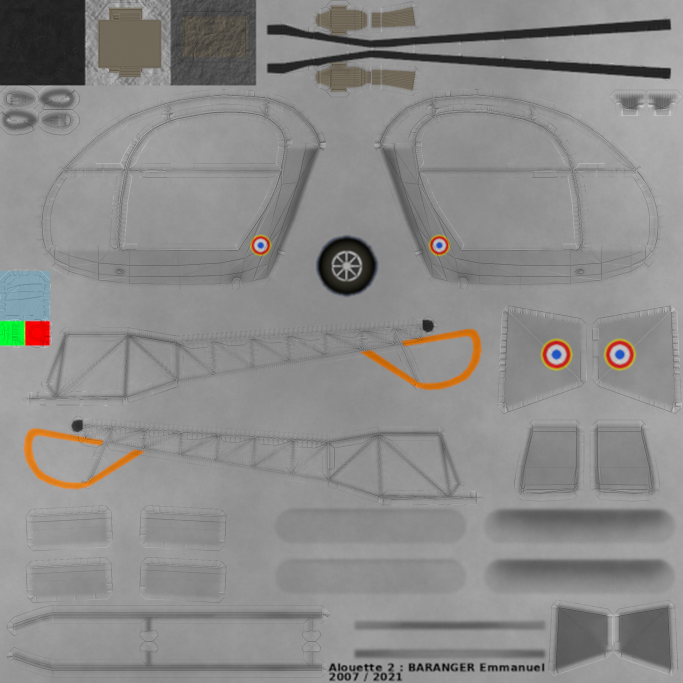
#> input picture assets/models/Alouette-II/Models/texture-fond.png, 2048 x 2048 px, found by its file name (shown at 1/3 size)
$ python make_gendarmerie.py
#> lines starting #> are read from the running program, lines starting #| are printed output that depends on the picture; after the words box and inside, x2 and y2 are one past the last pixel; in counts of white or black regions, pixels touching at a corner belong together
### tools/livree/retint.py
"""
retint.py
Repeint le fuselage de l'Alouette II (le "métal" gris et l'accent orange de la
poutre) dans une couleur cible, en conservant l'ombrage d'origine. Facteur
commun aux quatre livrées du fuselage (make_gendarmerie.py, make_blanche.py,
make_armeedeterre.py, make_protectioncivile.py), qui ne diffèrent que par leur
couleur cible et, pour la Protection civile, par un plafonnement du gain.

Auteur : O. Booklage
Licence : GPL v2
"""

import os

import numpy as np
from PIL import Image

FORCE_AO = 0.6  # 0 = aucune occlusion, 1 = creux poussés au noir

# Turbine : elle est peinte comme le reste, puis ramenée à cette luminance
# moyenne. Elle ressort donc presque noire, mais dans la nuance de sa livrée,
# bleutée sur la Gendarmerie, verdâtre sur l'armée de terre. Assombrir VERS une
# luminance et non PAR un facteur est ce qui rend les quatre livrées
# comparables : leurs couleurs de départ vont du bleu nuit au blanc cassé, un
# facteur unique donnerait une turbine noire d'un côté et grise de l'autre.
LUM_TURBINE = 0.10


def occlusion(out, chemin, force=FORCE_AO):
    """Multiplie l'image par la carte d'occlusion ambiante cuite (voir cuire_ao.py).

       La carte est cuite au double de la résolution de l'atlas : on la réduit
       ici, ce qui la suréchantillonne au passage. Les texels que le dépliage
       n'utilise pas ressortent noirs de la cuisson ; ils sont ramenés à 1 pour
       ne pas noircir des zones peintes voisines au filtrage.

       Zone épargnée : si un fichier "texture-ao-epargne.obj" se trouve à côté de
       la carte, sa zone UV n'est pas assombrie. Il sert aux tubes de la cabine
       (montants de porte, structure, barres) : ce sont des cylindres à peu de
       facettes, la cuisson y écrit un anneau par facette et l'occlusion en fait
       des bandes claires et sombres, très visibles en vue cockpit. Les tôles
       plates, elles, gagnent à garder leur occlusion."""
    hauteur, largeur = out.shape[:2]
    carte = Image.open(chemin).convert("L").resize((largeur, hauteur), Image.LANCZOS)
    ao = np.asarray(carte).astype(np.float32) / 255.0
    ao = np.where(ao < 0.05, 1.0, ao)
    epargne = os.path.join(os.path.dirname(chemin) or ".", "texture-ao-epargne.obj")
    if os.path.exists(epargne):
        from make_fond import masque_uv
        zone = masque_uv(epargne, (largeur, hauteur)).astype(np.float32)
        ao = ao + (1.0 - ao) * zone
        print(f"   occlusion épargnée sur {(zone > 0.5).mean() * 100:.1f}% de l'atlas")
    return out * (1.0 - force * (1.0 - ao))[..., None]


def retint(src, dst, target_hex, gain_clip=None):
    """Repeint src vers dst dans la couleur target_hex (tuple RGB 0..255).

       Masque des pixels à repeindre : le métal gris (faiblement saturé) et
       l'accent orange de la poutre, distingué du rouge de la cocarde (l'orange
       a un vert nettement supérieur au bleu, alors que le rouge de la cocarde a
       un vert proche du bleu). Le gain (luminance / luminance moyenne du
       masque) module la couleur cible pixel à pixel : la teinte moyenne des
       pixels repeints tombe exactement sur la cible, les creux deviennent plus
       sombres et les hautes lumières plus claires, sans changer de nuance.
       gain_clip, s'il est donné, borne ce gain (min, max) : sans borne haute,
       les reflets brillants du métal peuvent saturer un canal avant les
       autres et délaver la teinte (cas de la Protection civile, en rouge)."""
#> called with target_hex = (55, 79, 107)
    img = np.asarray(Image.open(src).convert("RGB")).astype(np.float32) / 255.0
    r, g, b = img[..., 0], img[..., 1], img[..., 2]

    mx = np.maximum(np.maximum(r, g), b)
    mn = np.minimum(np.minimum(r, g), b)
    sat = np.where(mx > 1e-4, (mx - mn) / np.maximum(mx, 1e-4), 0.0)
    lum = 0.299 * r + 0.587 * g + 0.114 * b

    neutral = sat < 0.18
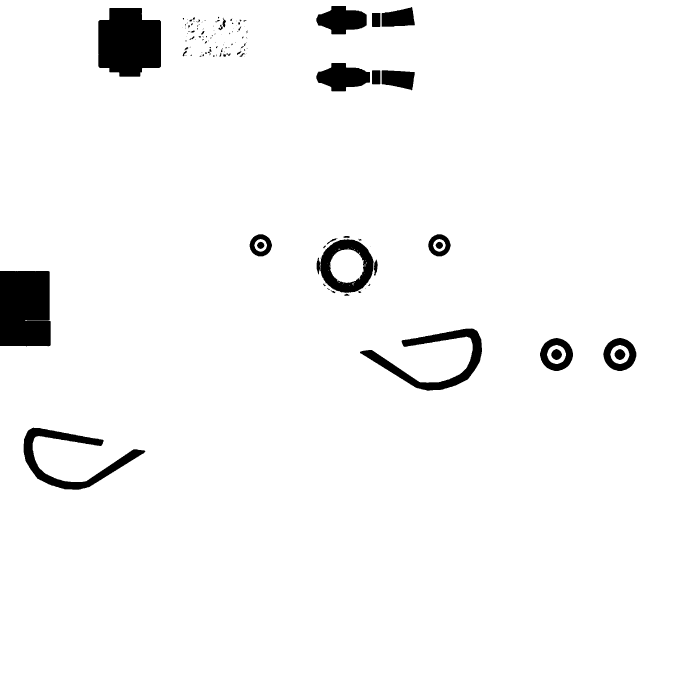
#> neutral: shape (2048, 2048) bool (shown at 1/3 size); 96.2% white; 161 black regions (100 under 20 px), largest, box (x1, y1, x2, y2) and area: (0, 813, 152, 1039) 33663, (295, 24, 483, 230) 32646, (1080, 985, 1446, 1172) 16469
    orange = (sat >= 0.18) & (r > g) & (g - b > 0.12) & (r - b > 0.25)
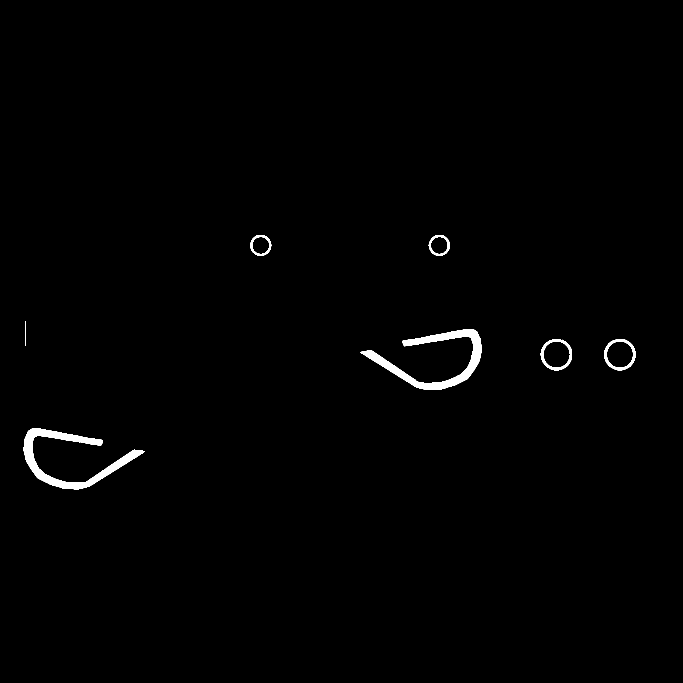
#> orange: shape (2048, 2048) bool (shown at 1/3 size); 0.84% white; 7 white regions, largest, box (x1, y1, x2, y2) and area: (1082, 987, 1445, 1170) 14593, (71, 1285, 433, 1468) 14409, (1813, 1017, 1908, 1112) 2079
    neutral = neutral | orange
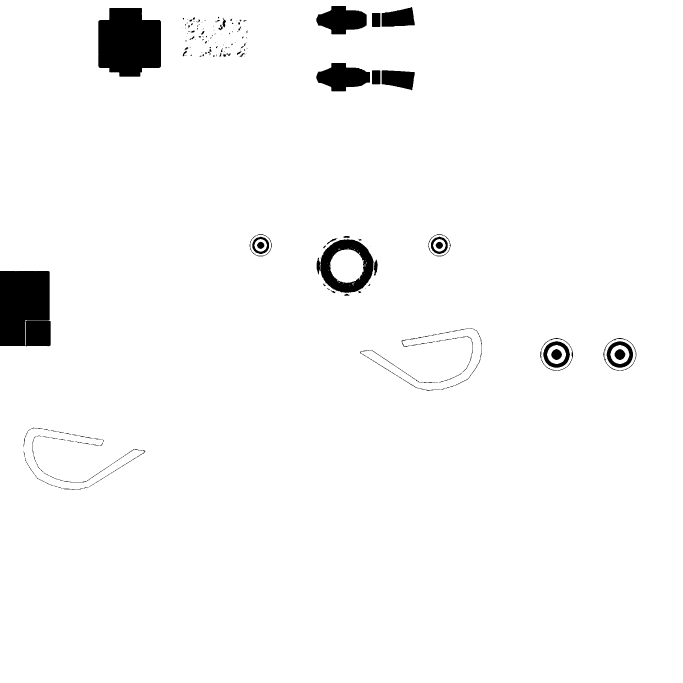
#> neutral: shape (2048, 2048) bool (shown at 1/3 size); 97% white; 205 black regions (105 under 20 px), largest, box (x1, y1, x2, y2) and area: (0, 813, 152, 1039) 33518, (295, 24, 483, 230) 32646, (960, 718, 1121, 879) 11982

    target = np.array(target_hex, dtype=np.float32) / 255.0
    mean_l = float(lum[neutral].mean())
#> mean_l = 0.548
    gain = lum / mean_l
    if gain_clip is not None:
        gain = np.clip(gain, gain_clip[0], gain_clip[1])

    out = img.copy()
    out[..., 0] = np.where(neutral, target[0] * gain, r)
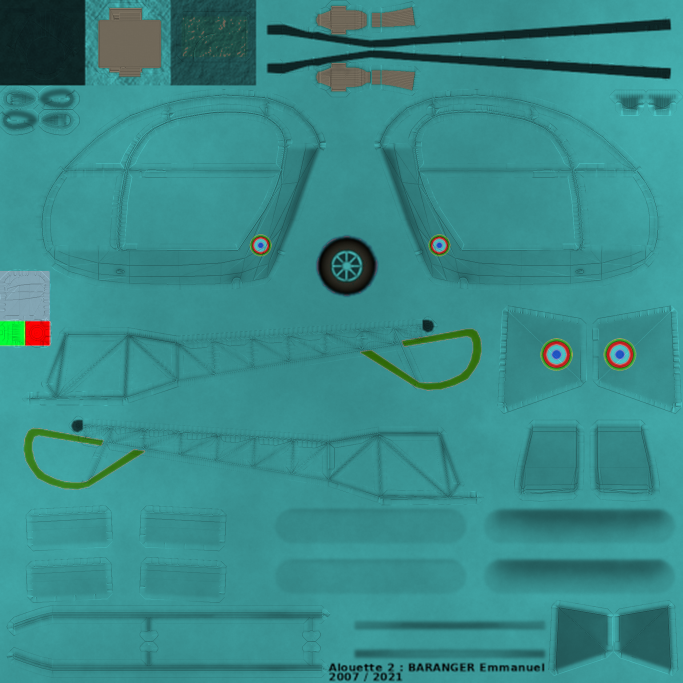
#> out: shape (2048, 2048, 3) float32 (shown at 1/3 size); mean R, G, B 0.225, 0.541, 0.537
    out[..., 1] = np.where(neutral, target[1] * gain, g)
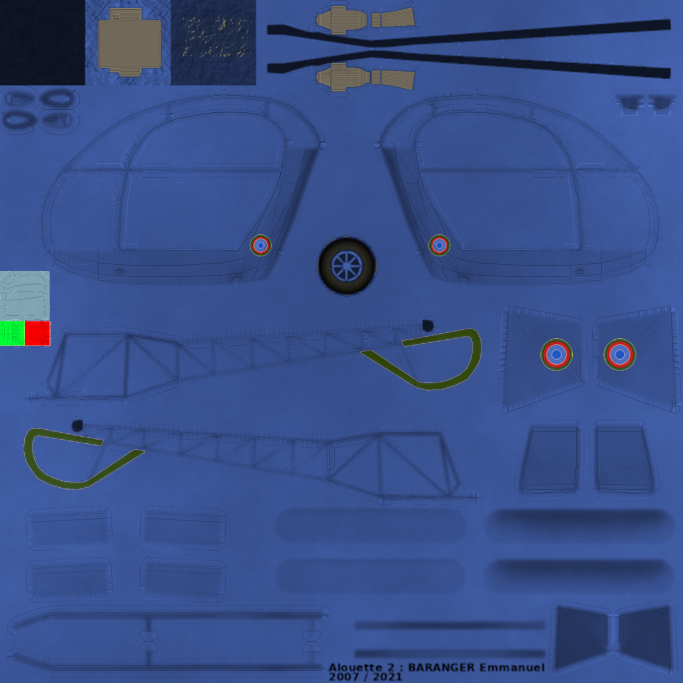
#> out: shape (2048, 2048, 3) float32 (shown at 1/3 size); mean R, G, B 0.225, 0.317, 0.537
    out[..., 2] = np.where(neutral, target[2] * gain, b)

    # Occlusion ambiante, si la carte est posée à côté de la SOURCE (le fond
    # fabriqué par make_fond.py, dans le dossier de travail). La carte cuite est
    # versionnée dans Models/cuisson/ ; la chaîne la recopie à côté du fond, avec
    # texture-ao-epargne.obj s'il y a une zone à épargner. Le message imprimé
    # ci-dessous dit si elle a bien été trouvée.
    # Elle s'applique après le repeint, et à toute l'image (les marquages sont
    # dans l'ombre au même titre que la tôle).
    carte_ao = os.path.join(os.path.dirname(src) or ".", "texture-ao.png")
    avec_ao = os.path.exists(carte_ao)
    if avec_ao:
        out = occlusion(out, carte_ao)
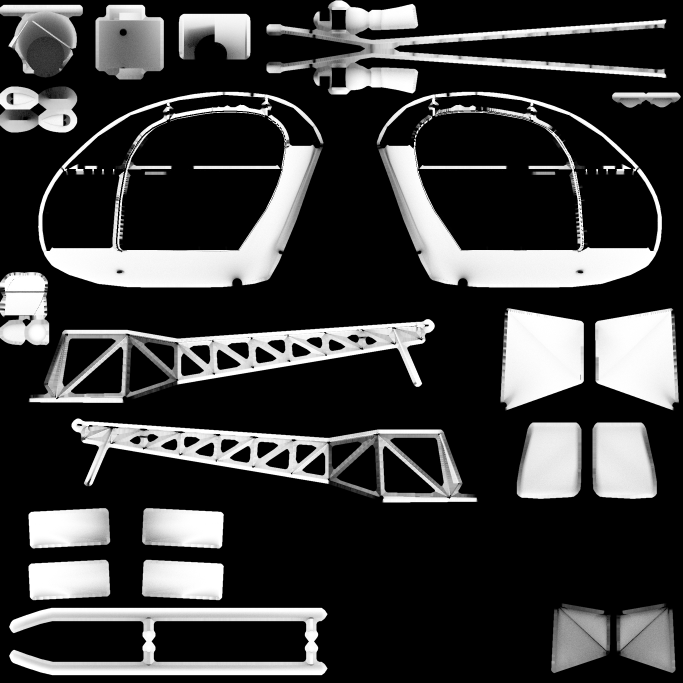
#> input picture assets/models/Alouette-II/Models/texture-ao.png, 2048 x 2048 px, found by its file name (shown at 1/3 size)
#> in occlusion, `return out * (1.0 - force * (1.0 - ao))[..., None]`:
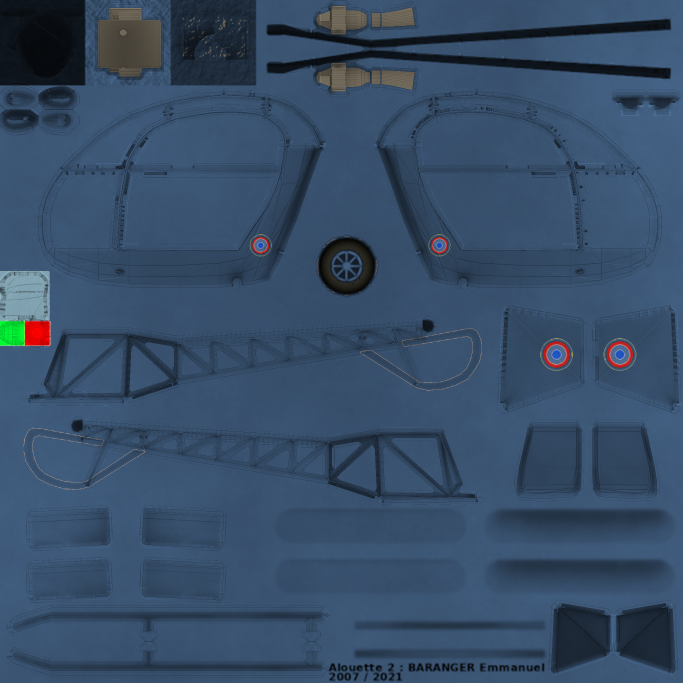
#> returned value: shape (2048, 2048, 3) float32 (shown at 1/3 size); mean of channels 0, 1, 2 0.219, 0.307, 0.412; drawn as R, G, B

    # Turbine : si l'OBJ de sa zone UV est posé à côté de la source, on ramène
    # cette zone à LUM_TURBINE en multipliant ses trois canaux par le même
    # facteur, ce qui assombrit sans toucher à la teinte.
    obj_turbine = os.path.join(os.path.dirname(src) or ".", "texture-turbine.obj")
    if os.path.exists(obj_turbine):
        from make_fond import masque_uv
        zone = masque_uv(obj_turbine, (out.shape[1], out.shape[0]))
        # Fondu resserré sur un demi-pixel de part et d'autre du bord : un texel
        # assombri à moitié garde trop de la couleur de livrée et ressort clair
        # sur le pourtour de la turbine, très visible sur la blanche.
        zone = np.clip((zone - 0.35) / 0.30, 0.0, 1.0)
        coeur = zone > 0.5
        lum = 0.299 * out[..., 0] + 0.587 * out[..., 1] + 0.114 * out[..., 2]
        moyenne = float(lum[coeur].mean()) if coeur.any() else 0.0
        if moyenne > 1e-4:
            facteur = 1.0 + (LUM_TURBINE / moyenne - 1.0) * zone
            out = out * facteur[..., None]
            print(f"   turbine ramenée à {LUM_TURBINE:.2f} de luminance "
                  f"(depuis {moyenne:.2f}, {coeur.mean() * 100:.1f}% de l'atlas)")

    out = np.clip(out, 0.0, 1.0)
    Image.fromarray((out * 255).astype("uint8")).save(dst)
    print(f"livrée écrite -> {dst}  ({neutral.mean() * 100:.0f}% des pixels repeints"
          f"{', occlusion appliquée' if avec_ao else ''})")
#| livrée écrite -> assets/models/Alouette-II/Models/texture-gendarmerie.png  (97% des pixels repeints, occlusion appliquée)

### tools/livree/make_gendarmerie.py
#!/usr/bin/env python3
"""
make_gendarmerie.py
Génère une livrée Gendarmerie nationale à partir de l'atlas d'origine de
l'Alouette II. On repeint en bleu gendarmerie #374f6b (RGB 55, 79, 107, un bleu
ardoise foncé et sourd) uniquement les pixels neutres (le "métal" gris) et
l'accent orange de la poutre, en laissant intacts les marquages saturés
(cocardes, orange). Voir retint.py pour le principe (partagé avec
make_armeedeterre.py, make_blanche.py, make_protectioncivile.py). L'image
d'origine n'est jamais modifiée : on écrit un fichier séparé.

Usage : python3 tools/livree/make_gendarmerie.py [src] [dst]
Sortie par défaut : assets/models/Alouette-II/Models/texture-gendarmerie.png

Auteur : O. Booklage
Licence : GPL v2
"""

import sys

from retint import retint

SRC_DEFAUT = "assets/models/Alouette-II/Models/texture-fond.png"
DST_DEFAUT = "assets/models/Alouette-II/Models/texture-gendarmerie.png"
CIBLE = (0x37, 0x4f, 0x6b)


def main():
    src = sys.argv[1] if len(sys.argv) > 1 else SRC_DEFAUT
    dst = sys.argv[2] if len(sys.argv) > 2 else DST_DEFAUT
    retint(src, dst, CIBLE)


if __name__ == "__main__":
    main()
